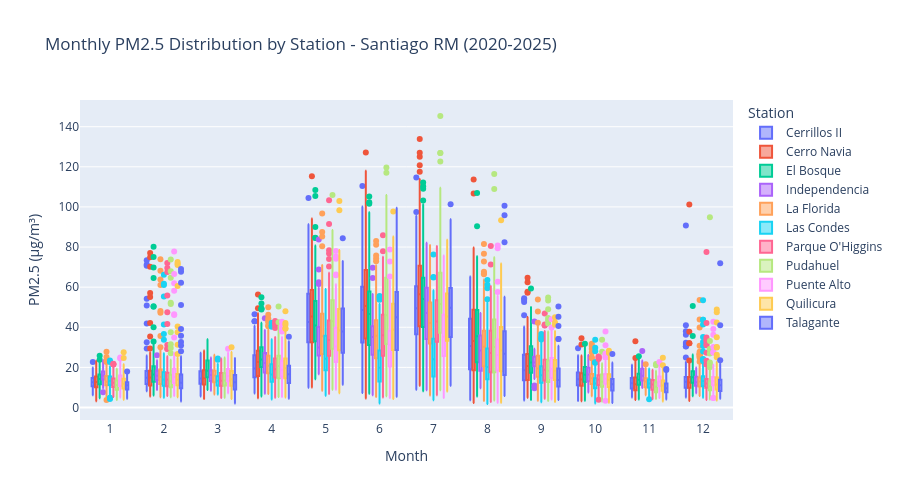

Here is the notebook cell this chart was saved with:
### Code cell
# Montly seasonal boxplot
fig = px.box(
    air,
    x= 'month',
    y= 'pm25_mean',
    color= 'station',
    title= 'Monthly PM2.5 Distribution by Station - Santiago RM (2020-2025)',
    labels= {
        'month': 'Month', 
        'pm25_mean': 'PM2.5 (µg/m³)',
        'station': 'Station'
    }
)

fig.update_layout(
    xaxis= dict(tickmode= 'linear', tick0=1, dtick=1),
    yaxis_title= 'PM2.5 (µg/m³)',
    legend_title= 'Station',
    height=500
)

fig.write_html('../figures/pm25_distribution_by_station.html')
fig.show()

### Figure 1 — Plotly figure (JSON) as saved in the notebook; plotly's stock layout.template omitted (floating-point values rounded to 4 significant figures; data arrays with more than 128 entries replaced by an {"elided": "..."} marker saying what was removed)
{"data": [{"alignmentgroup": "True", "hovertemplate": "Station=Cerrillos II<br>Month=%{x}<br>PM2.5 (µg/m³)=%{y}<extra></extra>", "legendgroup": "Cerrillos II", "marker": {"color": "#636efa"}, "name": "Cerrillos II", "notched": false, "offsetgroup": "Cerrillos II", "orientation": "v", "showlegend": true, "type": "box", "x": {"elided": "1334 int values"}, "x0": " ", "xaxis": "x", "y": {"elided": "1334 float values"}, "y0": " ", "yaxis": "y"}, {"alignmentgroup": "True", "hovertemplate": "Station=Cerro Navia<br>Month=%{x}<br>PM2.5 (µg/m³)=%{y}<extra></extra>", "legendgroup": "Cerro Navia", "marker": {"color": "#EF553B"}, "name": "Cerro Navia", "notched": false, "offsetgroup": "Cerro Navia", "orientation": "v", "showlegend": true, "type": "box", "x": {"elided": "2135 int values"}, "x0": " ", "xaxis": "x", "y": {"elided": "2135 float values"}, "y0": " ", "yaxis": "y"}, {"alignmentgroup": "True", "hovertemplate": "Station=El Bosque<br>Month=%{x}<br>PM2.5 (µg/m³)=%{y}<extra></extra>", "legendgroup": "El Bosque", "marker": {"color": "#00cc96"}, "name": "El Bosque", "notched": false, "offsetgroup": "El Bosque", "orientation": "v", "showlegend": true, "type": "box", "x": {"elided": "1808 int values"}, "x0": " ", "xaxis": "x", "y": {"elided": "1808 float values"}, "y0": " ", "yaxis": "y"}, {"alignmentgroup": "True", "hovertemplate": "Station=Independencia<br>Month=%{x}<br>PM2.5 (µg/m³)=%{y}<extra></extra>", "legendgroup": "Independencia", "marker": {"color": "#ab63fa"}, "name": "Independencia", "notched": false, "offsetgroup": "Independencia", "orientation": "v", "showlegend": true, "type": "box", "x": {"elided": "558 int values"}, "x0": " ", "xaxis": "x", "y": {"elided": "558 float values"}, "y0": " ", "yaxis": "y"}, {"alignmentgroup": "True", "hovertemplate": "Station=La Florida<br>Month=%{x}<br>PM2.5 (µg/m³)=%{y}<extra></extra>", "legendgroup": "La Florida", "marker": {"color": "#FFA15A"}, "name": "La Florida", "notched": false, "offsetgroup": "La Florida", "orientation": "v", "showlegend": true, "type": "box", "x": {"elided": "2107 int values"}, "x0": " ", "xaxis": "x", "y": {"elided": "2107 float values"}, "y0": " ", "yaxis": "y"}, {"alignmentgroup": "True", "hovertemplate": "Station=Las Condes<br>Month=%{x}<br>PM2.5 (µg/m³)=%{y}<extra></extra>", "legendgroup": "Las Condes", "marker": {"color": "#19d3f3"}, "name": "Las Condes", "notched": false, "offsetgroup": "Las Condes", "orientation": "v", "showlegend": true, "type": "box", "x": {"elided": "2102 int values"}, "x0": " ", "xaxis": "x", "y": {"elided": "2102 float values"}, "y0": " ", "yaxis": "y"}, {"alignmentgroup": "True", "hovertemplate": "Station=Parque O'Higgins<br>Month=%{x}<br>PM2.5 (µg/m³)=%{y}<extra></extra>", "legendgroup": "Parque O'Higgins", "marker": {"color": "#FF6692"}, "name": "Parque O'Higgins", "notched": false, "offsetgroup": "Parque O'Higgins", "orientation": "v", "showlegend": true, "type": "box", "x": {"elided": "2121 int values"}, "x0": " ", "xaxis": "x", "y": {"elided": "2121 float values"}, "y0": " ", "yaxis": "y"}, {"alignmentgroup": "True", "hovertemplate": "Station=Pudahuel<br>Month=%{x}<br>PM2.5 (µg/m³)=%{y}<extra></extra>", "legendgroup": "Pudahuel", "marker": {"color": "#B6E880"}, "name": "Pudahuel", "notched": false, "offsetgroup": "Pudahuel", "orientation": "v", "showlegend": true, "type": "box", "x": {"elided": "2110 int values"}, "x0": " ", "xaxis": "x", "y": {"elided": "2110 float values"}, "y0": " ", "yaxis": "y"}, {"alignmentgroup": "True", "hovertemplate": "Station=Puente Alto<br>Month=%{x}<br>PM2.5 (µg/m³)=%{y}<extra></extra>", "legendgroup": "Puente Alto", "marker": {"color": "#FF97FF"}, "name": "Puente Alto", "notched": false, "offsetgroup": "Puente Alto", "orientation": "v", "showlegend": true, "type": "box", "x": {"elided": "2111 int values"}, "x0": " ", "xaxis": "x", "y": {"elided": "2111 float values"}, "y0": " ", "yaxis": "y"}, {"alignmentgroup": "True", "hovertemplate": "Station=Quilicura<br>Month=%{x}<br>PM2.5 (µg/m³)=%{y}<extra></extra>", "legendgroup": "Quilicura", "marker": {"color": "#FECB52"}, "name": "Quilicura", "notched": false, "offsetgroup": "Quilicura", "orientation": "v", "showlegend": true, "type": "box", "x": {"elided": "2135 int values"}, "x0": " ", "xaxis": "x", "y": {"elided": "2135 float values"}, "y0": " ", "yaxis": "y"}, {"alignmentgroup": "True", "hovertemplate": "Station=Talagante<br>Month=%{x}<br>PM2.5 (µg/m³)=%{y}<extra></extra>", "legendgroup": "Talagante", "marker": {"color": "#636efa"}, "name": "Talagante", "notched": false, "offsetgroup": "Talagante", "orientation": "v", "showlegend": true, "type": "box", "x": {"elided": "1641 int values"}, "x0": " ", "xaxis": "x", "y": {"elided": "1641 float values"}, "y0": " ", "yaxis": "y"}], "layout": {"boxmode": "group", "height": 500, "legend": {"title": {"text": "Station"}, "tracegroupgap": 0}, "title": {"text": "Monthly PM2.5 Distribution by Station - Santiago RM (2020-2025)"}, "xaxis": {"anchor": "y", "domain": [0, 1], "dtick": 1, "tick0": 1, "tickmode": "linear", "title": {"text": "Month"}}, "yaxis": {"anchor": "x", "domain": [0, 1], "title": {"text": "PM2.5 (µg/m³)"}}}}
